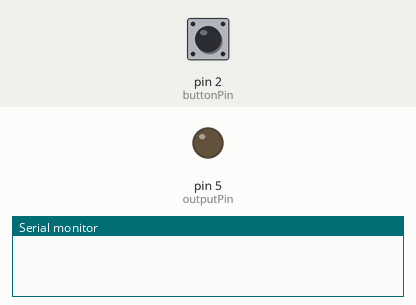
Simulated run of this sketch. Board: Arduino Uno, built with avr-gcc and run on an emulated ATmega328P. On the bench: output pins drawn as LEDs (lit = HIGH), the last lines printed to the serial monitor. The test bench sets the inputs (shaded band); at power-on: pin 2 (buttonPin) HIGH.

Above: at 1.2 s.
1.3 s: pin 2 (buttonPin) pulled LOW for 0.15 s
At 12.84 s:
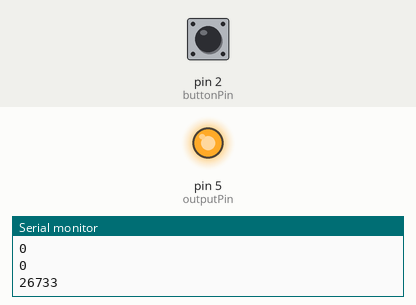
Timing chart, 0 to 14.2 s (numbered marks = the images above; inputs shaded):
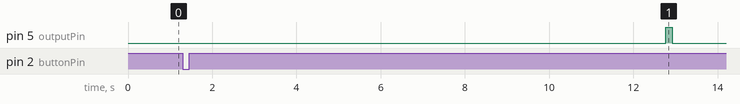

The sketch:

sketch_jan23_button_with_persistent_led_blink_rythm.ino
```cpp
/*
Mis-en-place auf Breadboard

Für Taster:
Kabel Rot von Zeile 1 +Breadboard zu 5V UNO
Wiederdatand 10K ohm column a Zeile 61 in und 60 out
1 Taster column c, Zeile 60 zu 58,
Kabel Braun von column e, Zeile 58 auf UNO A2

Für LED:
Kabel Blau von UNO DIGITAL 5 zu column a, Zeile 25
Wiederstand 100 ohm, column b, Zeile 25 auf Zeile 23
LED gelb +Pol column c, Zeile 23 auf Zeile 22 Minuspol
Kabel Schwarz von column d, Zeile 22 auf GND
*/

const int buttonPin = 2;  // Taster-Pin
const int outputPin = 5;  // Output-Pin

// Variablen
unsigned long pressStartTime = 0;
unsigned long lastUpdateTime = 0;
bool isPressed = false;
bool recording = false;
unsigned long rhythm[100];  // Array zum Speichern der Intervalle
int rhythmIndex = 0;

void setup() {
  pinMode(buttonPin, INPUT);   // Taster-Pin als Eingang
  pinMode(outputPin, OUTPUT);  // Output-Pin als Ausgang
  Serial.begin(9600);          // Debug-Ausgabe
}

void loop() {
  int buttonState = digitalRead(buttonPin);

  // Taster gedrückt wird
  if (buttonState == LOW && !isPressed) {
    isPressed = true;
    pressStartTime = millis();
    if (!recording) {
      recording = true;
      rhythmIndex = 0;
      Serial.println("Recording gestartet.");
    }
  }

  // Wenn Taster losgelassen wird
  if (buttonState == HIGH && isPressed) {
    isPressed = false;
    unsigned long pressDuration = millis() - pressStartTime;

    // Speichere die Dauer im Rhythmus-Array
    if (recording && rhythmIndex < 100) {
      rhythm[rhythmIndex++] = pressDuration;
      Serial.print("Press duration recorded: ");
      Serial.println(pressDuration);
    }
  }

  // Beenden der Aufnahme nach 10 Sekunden
  if (recording && (millis() - pressStartTime >= 10000)) {
    recording = false;
    Serial.println("Recording beendet. Wiedergabe startet.");
    playRhythm();
  }
}

void playRhythm() {
  if (!recording && rhythm[0] >=1) {
    for(int i = 0; i < sizeof(rhythm); i++) {
  Serial.println(rhythm[i]);
  }
    Serial.println('Play Rhythm');
    for (int i = 0; i < rhythmIndex; i++) {
      digitalWrite(outputPin, HIGH);
      delay(rhythm[i]);
      digitalWrite(outputPin, LOW);
      delay(200);
    }
  }
}
```

Measured:
- after the input at 1.3 s, pin 5 (outputPin): LOW → HIGH after 11.5 s, → LOW 0.15 s later
